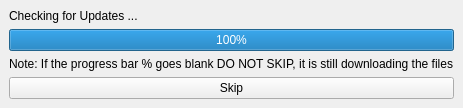
<?xml version="1.0" encoding="UTF-8"?>
<ui version="4.0">
 <class>MainUpdateWindow</class>
 <widget class="QMainWindow" name="MainUpdateWindow">
  <property name="geometry">
   <rect>
    <x>0</x>
    <y>0</y>
    <width>461</width>
    <height>106</height>
   </rect>
  </property>
  <property name="windowTitle">
   <string>ABR Updater</string>
  </property>
  <property name="windowIcon">
   <iconset>
    <normaloff>../Ouroboros/Resources/Icon.png</normaloff>../Ouroboros/Resources/Icon.png</iconset>
  </property>
  <widget class="QWidget" name="centralwidget">
   <layout class="QVBoxLayout" name="verticalLayout">
    <item>
     <widget class="QLabel" name="ProgressLabel">
      <property name="text">
       <string>Checking for Updates ...</string>
      </property>
     </widget>
    </item>
    <item>
     <widget class="QProgressBar" name="DownloadProgress">
      <property name="contextMenuPolicy">
       <enum>Qt::PreventContextMenu</enum>
      </property>
      <property name="value">
       <number>100</number>
      </property>
      <property name="alignment">
       <set>Qt::AlignCenter</set>
      </property>
      <property name="invertedAppearance">
       <bool>false</bool>
      </property>
     </widget>
    </item>
    <item>
     <widget class="QLabel" name="label">
      <property name="text">
       <string>Note: If the progress bar % goes blank DO NOT SKIP, it is still downloading the files</string>
      </property>
     </widget>
    </item>
    <item>
     <widget class="QPushButton" name="SkipUpdaterButton">
      <property name="text">
       <string>Skip</string>
      </property>
     </widget>
    </item>
   </layout>
  </widget>
 </widget>
 <resources/>
 <connections/>
</ui>
